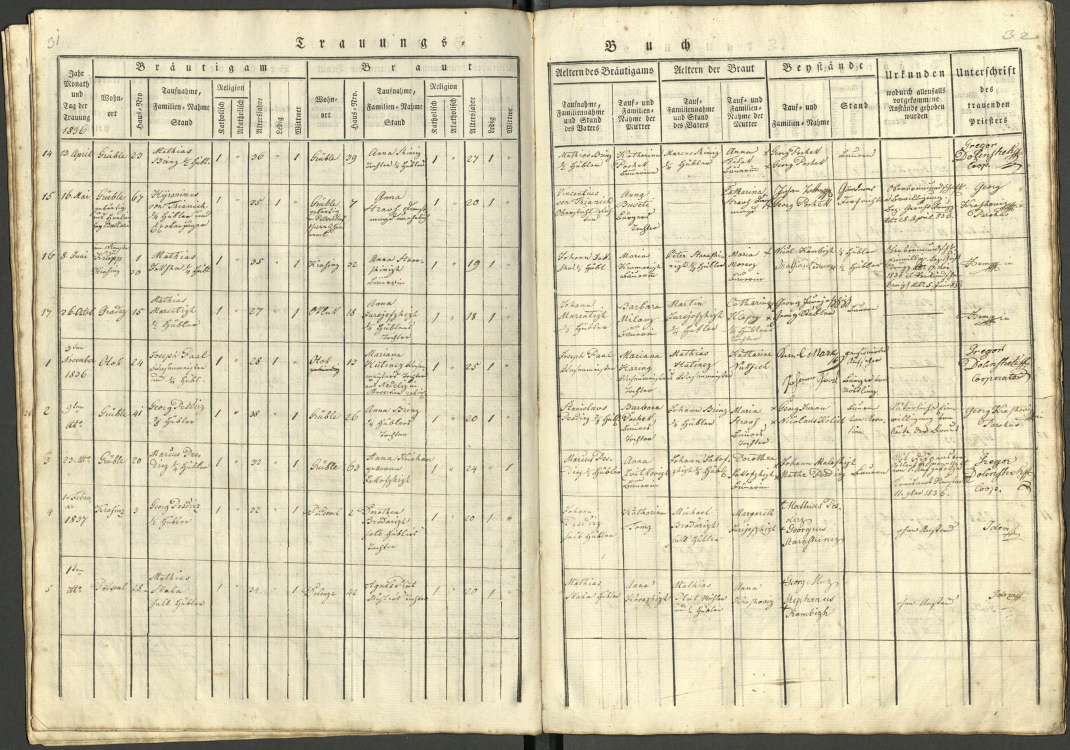
#> input picture research/issue17/p261-work/s17.jpg, 2139 x 1500 px, found by its file name (shown at 1/2 size)
$ python p261_rows2.py
#> lines starting #> are read from the running program, lines starting #| are printed output that depends on the picture
#!/usr/bin/env python3
# -*- coding: utf-8 -*-
"""P261 — izrezi s17 POPRAVLJENE y-koordinate (kalibracija po margin-stolpcu)."""
from PIL import Image
import os

SRC = "research/issue17/p261-work/s17.jpg"
OUT = "/tmp/p261"
os.makedirs(OUT, exist_ok=True)
im = Image.open(SRC)
#> im is the input picture: PIL image 2139x1500 RGB; mean R, G, B 213, 205, 176.9
W, H = im.size  # 2139 x 1500
#> W = 2139; H = 1500

# kalibracija: margin-crop (140-910) je pokazal header ~140-280 + 9 vrstic ~75-90px
rows = {
    "r14_m14": (272, 372),
    "r15_m15": (372, 468),
    "r16_m16": (468, 552),
    "r17_m17": (552, 632),
    "r18_m1": (632, 708),
    "r19_m2": (708, 782),
    "r20_m3": (782, 856),
    "r21_m4": (856, 932),
    "r22_m5": (932, 1014),
}
for name, (y0, y1) in rows.items():
    # L del: margina+datum+Wohnort+HausNr+ženin(ime,religija,starost,stan) do x~1080
    im.crop((80, y0, 1090, y1)).resize((2020, (y1 - y0) * 2), Image.LANCZOS).save(f"{OUT}/s17_{name}_L.png")
    # R del: nevesta + starši + priče + duhovnik (x~1030-2100)
    im.crop((1030, y0, 2100, y1)).resize((2140, (y1 - y0) * 2), Image.LANCZOS).save(f"{OUT}/s17_{name}_R.png")
#> this loop made 9 passes
#> pass 1, `im.crop((80, y0, 1090, y1)).resize((2020, (y1 - y0) * 2), Image.LANCZO..`:
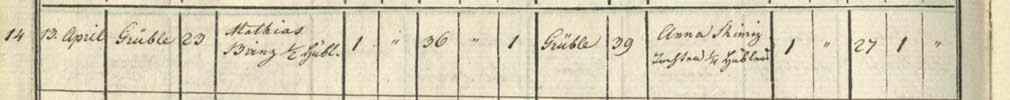
#> saved as s17_r14_m14_L.png: PIL image 2020x200 RGB (shown at 1/2 size); mean R, G, B 215.4, 208.6, 182.7
#> pass 1, `im.crop((1030, y0, 2100, y1)).resize((2140, (y1 - y0) * 2), Image.LANC..`:
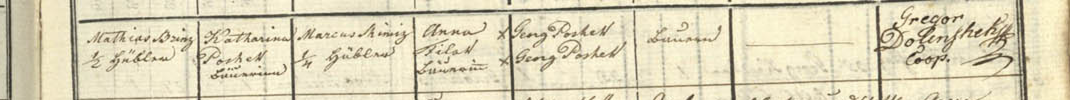
#> saved as s17_r14_m14_R.png: PIL image 2140x200 RGB (shown at 1/2 size); mean R, G, B 220.4, 212.5, 184.3
#> pass 2, `im.crop((80, y0, 1090, y1)).resize((2020, (y1 - y0) * 2), Image.LANCZO..`:
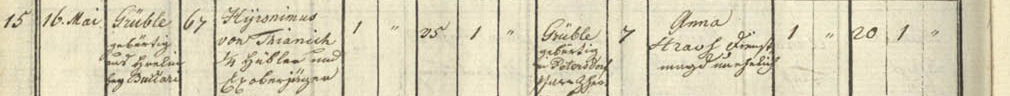
#> saved as s17_r15_m15_L.png: PIL image 2020x192 RGB (shown at 1/2 size); mean R, G, B 216.5, 209.3, 183
#> pass 2, `im.crop((1030, y0, 2100, y1)).resize((2140, (y1 - y0) * 2), Image.LANC..`:
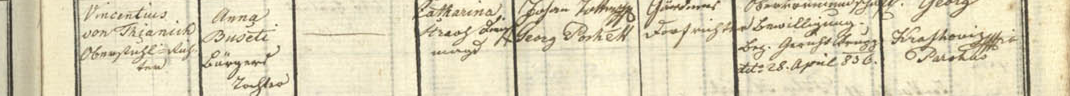
#> saved as s17_r15_m15_R.png: PIL image 2140x192 RGB (shown at 1/2 size); mean R, G, B 222.6, 214.3, 185.6
print("OK", len(rows) * 2)

$ run again, with research/issue17/p261-work/s18.jpg copied over research/issue17/p261-work/s17.jpg
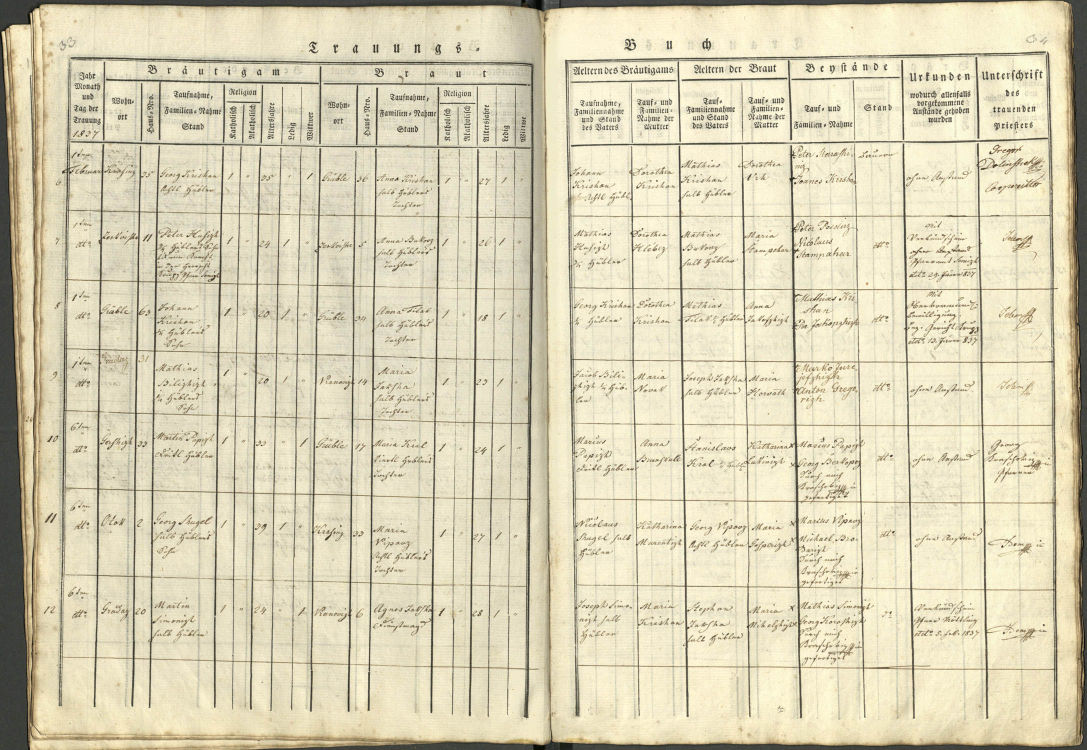
#> input picture research/issue17/p261-work/s18.jpg, 2173 x 1500 px, found by its file name (shown at 1/2 size)
#> im is the input picture: PIL image 2173x1500 RGB; mean R, G, B 216.8, 209.1, 181.1
#> the loop `for name, (y0, y1) in rows.items():` made 9 passes
#> pass 1, `im.crop((1030, y0, 2100, y1)).resize((2140, (y1 - y0) * 2), Image.LANC..`:
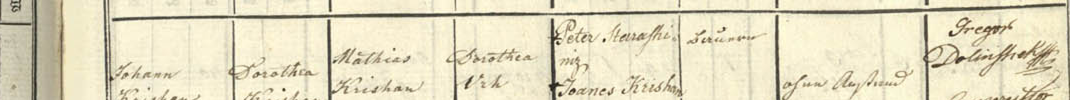
#> saved as s17_r14_m14_R.png: PIL image 2140x200 RGB (shown at 1/2 size); mean R, G, B 227, 219.8, 192.1
#> pass 2, `im.crop((1030, y0, 2100, y1)).resize((2140, (y1 - y0) * 2), Image.LANC..`:
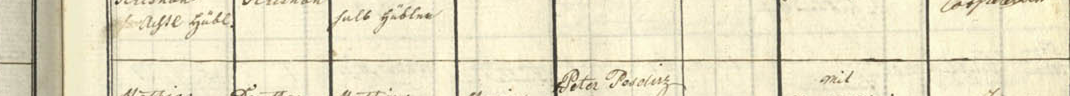
#> saved as s17_r15_m15_R.png: PIL image 2140x192 RGB (shown at 1/2 size); mean R, G, B 232.1, 225.1, 197.1
